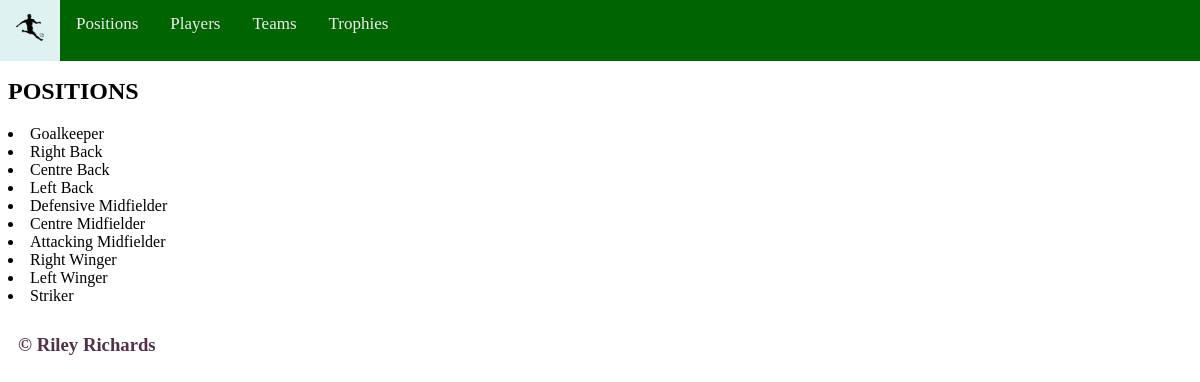
The app's page /position with its own data.
### tables this page shows
CREATE TABLE Position (id INTEGER PRIMARY KEY AUTOINCREMENT NOT NULL, names STRING, info TEXT, players STRING);

### main.py (the view)
@app.route("/position")
def postion():
  conn=sqlite3.connect('football.db')
  cursor=conn.cursor()
  cursor.execute('SELECT id, names FROM Position')
  positions=cursor.fetchall()
  conn.close()
  return render_template('position.html', positions=positions, title="Positions")

### templates/position.html
{%extends 'layout.html'%}
{% block content %}
<h2> POSITIONS </h2>
{% for position in positions %}
<li>
    <a href="/position/{{position[0]}}">{{position[1]}}</a>
</li>
{% endfor %}
{% endblock %}

### static/css/style.css (style rules this page uses)
body { font-family:"Verdana"; background-color: white; padding-top: 50px; }
li a { list-style-type: none; text-decoration: none; color: black; }

### records on screen
Position: names "Goalkeeper"
Position: names "Right Back"
Position: names "Centre Back"
Position: names "Left Back"
Position: names "Defensive Midfielder"
Position: names "Centre Midfielder"
Position: names "Attacking Midfielder"
Position: names "Right Winger"
Position: names "Left Winger"
Position: names "Striker"
